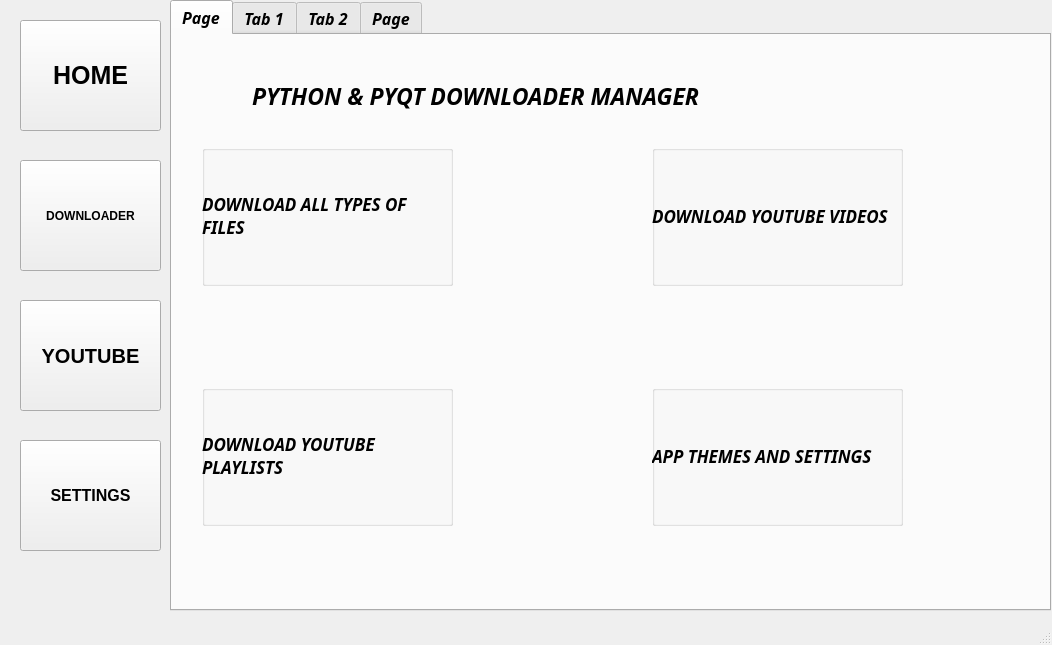
<?xml version="1.0" encoding="UTF-8"?>
<ui version="4.0">
 <class>MainWindow</class>
 <widget class="QMainWindow" name="MainWindow">
  <property name="geometry">
   <rect>
    <x>0</x>
    <y>0</y>
    <width>1052</width>
    <height>645</height>
   </rect>
  </property>
  <property name="windowTitle">
   <string>MainWindow</string>
  </property>
  <widget class="QWidget" name="centralwidget">
   <widget class="QTabWidget" name="tabWidget">
    <property name="geometry">
     <rect>
      <x>170</x>
      <y>0</y>
      <width>881</width>
      <height>611</height>
     </rect>
    </property>
    <property name="font">
     <font>
      <family>Ebrima</family>
      <pointsize>12</pointsize>
      <weight>75</weight>
      <italic>true</italic>
      <bold>true</bold>
      <underline>false</underline>
      <strikeout>false</strikeout>
     </font>
    </property>
    <property name="currentIndex">
     <number>0</number>
    </property>
    <widget class="QWidget" name="tab_5">
     <attribute name="title">
      <string>Page</string>
     </attribute>
     <widget class="QGroupBox" name="groupBox">
      <property name="geometry">
       <rect>
        <x>30</x>
        <y>110</y>
        <width>251</width>
        <height>141</height>
       </rect>
      </property>
      <property name="title">
       <string/>
      </property>
      <widget class="QLabel" name="label_14">
       <property name="geometry">
        <rect>
         <x>0</x>
         <y>0</y>
         <width>251</width>
         <height>141</height>
        </rect>
       </property>
       <property name="font">
        <font>
         <pointsize>13</pointsize>
        </font>
       </property>
       <property name="text">
        <string>DOWNLOAD ALL TYPES OF FILES</string>
       </property>
       <property name="wordWrap">
        <bool>true</bool>
       </property>
      </widget>
     </widget>
     <widget class="QGroupBox" name="groupBox_2">
      <property name="geometry">
       <rect>
        <x>480</x>
        <y>110</y>
        <width>251</width>
        <height>141</height>
       </rect>
      </property>
      <property name="title">
       <string/>
      </property>
      <widget class="QLabel" name="label_15">
       <property name="geometry">
        <rect>
         <x>0</x>
         <y>0</y>
         <width>251</width>
         <height>141</height>
        </rect>
       </property>
       <property name="font">
        <font>
         <pointsize>13</pointsize>
        </font>
       </property>
       <property name="text">
        <string>DOWNLOAD YOUTUBE VIDEOS</string>
       </property>
       <property name="wordWrap">
        <bool>true</bool>
       </property>
      </widget>
     </widget>
     <widget class="QGroupBox" name="groupBox_3">
      <property name="geometry">
       <rect>
        <x>30</x>
        <y>350</y>
        <width>251</width>
        <height>141</height>
       </rect>
      </property>
      <property name="title">
       <string/>
      </property>
      <widget class="QLabel" name="label_16">
       <property name="geometry">
        <rect>
         <x>0</x>
         <y>0</y>
         <width>251</width>
         <height>141</height>
        </rect>
       </property>
       <property name="font">
        <font>
         <pointsize>13</pointsize>
        </font>
       </property>
       <property name="text">
        <string>DOWNLOAD YOUTUBE PLAYLISTS</string>
       </property>
       <property name="wordWrap">
        <bool>true</bool>
       </property>
      </widget>
     </widget>
     <widget class="QGroupBox" name="groupBox_6">
      <property name="geometry">
       <rect>
        <x>480</x>
        <y>350</y>
        <width>251</width>
        <height>141</height>
       </rect>
      </property>
      <property name="title">
       <string/>
      </property>
      <widget class="QGroupBox" name="groupBox_7">
       <property name="geometry">
        <rect>
         <x>250</x>
         <y>80</y>
         <width>251</width>
         <height>141</height>
        </rect>
       </property>
       <property name="title">
        <string>GroupBox</string>
       </property>
      </widget>
      <widget class="QLabel" name="label_17">
       <property name="geometry">
        <rect>
         <x>0</x>
         <y>0</y>
         <width>251</width>
         <height>141</height>
        </rect>
       </property>
       <property name="font">
        <font>
         <pointsize>13</pointsize>
        </font>
       </property>
       <property name="text">
        <string>APP THEMES AND SETTINGS</string>
       </property>
       <property name="wordWrap">
        <bool>true</bool>
       </property>
      </widget>
     </widget>
     <widget class="QLabel" name="label_18">
      <property name="geometry">
       <rect>
        <x>80</x>
        <y>40</y>
        <width>601</width>
        <height>41</height>
       </rect>
      </property>
      <property name="font">
       <font>
        <pointsize>17</pointsize>
       </font>
      </property>
      <property name="text">
       <string>PYTHON &amp; PYQT DOWNLOADER MANAGER</string>
      </property>
     </widget>
    </widget>
    <widget class="QWidget" name="tab">
     <attribute name="title">
      <string>Tab 1</string>
     </attribute>
     <widget class="QPushButton" name="pushButton">
      <property name="geometry">
       <rect>
        <x>350</x>
        <y>340</y>
        <width>151</width>
        <height>51</height>
       </rect>
      </property>
      <property name="font">
       <font>
        <family>Ebrima</family>
        <pointsize>12</pointsize>
       </font>
      </property>
      <property name="text">
       <string>DOWNLOAD</string>
      </property>
     </widget>
     <widget class="QLineEdit" name="lineEdit">
      <property name="geometry">
       <rect>
        <x>42</x>
        <y>60</y>
        <width>721</width>
        <height>31</height>
       </rect>
      </property>
      <property name="font">
       <font>
        <family>Ebrima</family>
        <pointsize>12</pointsize>
       </font>
      </property>
      <property name="placeholderText">
       <string>ENTER DOWNLAOD LINK HERE</string>
      </property>
     </widget>
     <widget class="QLineEdit" name="lineEdit_2">
      <property name="geometry">
       <rect>
        <x>40</x>
        <y>120</y>
        <width>611</width>
        <height>31</height>
       </rect>
      </property>
      <property name="font">
       <font>
        <family>Ebrima</family>
        <pointsize>12</pointsize>
       </font>
      </property>
      <property name="placeholderText">
       <string>USE BROWSE BUTTON TO ENTER SAVE LOCATION</string>
      </property>
     </widget>
     <widget class="QPushButton" name="pushButton_2">
      <property name="geometry">
       <rect>
        <x>660</x>
        <y>120</y>
        <width>121</width>
        <height>31</height>
       </rect>
      </property>
      <property name="font">
       <font>
        <family>Ebrima</family>
        <pointsize>10</pointsize>
       </font>
      </property>
      <property name="text">
       <string>BROWSE</string>
      </property>
     </widget>
     <widget class="QProgressBar" name="progressBar">
      <property name="geometry">
       <rect>
        <x>50</x>
        <y>220</y>
        <width>721</width>
        <height>31</height>
       </rect>
      </property>
      <property name="value">
       <number>0</number>
      </property>
     </widget>
    </widget>
    <widget class="QWidget" name="tab_2">
     <attribute name="title">
      <string>Tab 2</string>
     </attribute>
     <widget class="QTabWidget" name="tabWidget_2">
      <property name="geometry">
       <rect>
        <x>-6</x>
        <y>19</y>
        <width>891</width>
        <height>551</height>
       </rect>
      </property>
      <property name="font">
       <font>
        <pointsize>11</pointsize>
        <italic>false</italic>
       </font>
      </property>
      <property name="currentIndex">
       <number>0</number>
      </property>
      <widget class="QWidget" name="tab_3">
       <attribute name="title">
        <string>ONE VIDEO</string>
       </attribute>
       <widget class="QLineEdit" name="lineEdit_3">
        <property name="geometry">
         <rect>
          <x>40</x>
          <y>50</y>
          <width>581</width>
          <height>31</height>
         </rect>
        </property>
        <property name="font">
         <font>
          <family>Ebrima</family>
          <pointsize>12</pointsize>
         </font>
        </property>
        <property name="text">
         <string/>
        </property>
        <property name="placeholderText">
         <string>ENTER VIDEO URL</string>
        </property>
       </widget>
       <widget class="QLineEdit" name="lineEdit_4">
        <property name="geometry">
         <rect>
          <x>40</x>
          <y>100</y>
          <width>581</width>
          <height>31</height>
         </rect>
        </property>
        <property name="font">
         <font>
          <family>Ebrima</family>
          <pointsize>12</pointsize>
         </font>
        </property>
        <property name="placeholderText">
         <string>USE BROWSE BUTTON TO SAVE LOCATION</string>
        </property>
       </widget>
       <widget class="QPushButton" name="pushButton_3">
        <property name="geometry">
         <rect>
          <x>640</x>
          <y>50</y>
          <width>111</width>
          <height>31</height>
         </rect>
        </property>
        <property name="font">
         <font>
          <family>Ebrima</family>
          <pointsize>10</pointsize>
         </font>
        </property>
        <property name="text">
         <string>LOAD URL</string>
        </property>
       </widget>
       <widget class="QPushButton" name="pushButton_4">
        <property name="geometry">
         <rect>
          <x>640</x>
          <y>100</y>
          <width>111</width>
          <height>31</height>
         </rect>
        </property>
        <property name="font">
         <font>
          <family>Ebrima</family>
          <pointsize>10</pointsize>
         </font>
        </property>
        <property name="text">
         <string>BROWSE</string>
        </property>
       </widget>
       <widget class="QProgressBar" name="progressBar_2">
        <property name="geometry">
         <rect>
          <x>40</x>
          <y>230</y>
          <width>691</width>
          <height>31</height>
         </rect>
        </property>
        <property name="value">
         <number>0</number>
        </property>
       </widget>
       <widget class="QLabel" name="label">
        <property name="geometry">
         <rect>
          <x>10</x>
          <y>170</y>
          <width>291</width>
          <height>41</height>
         </rect>
        </property>
        <property name="font">
         <font>
          <family>Ebrima</family>
          <pointsize>10</pointsize>
         </font>
        </property>
        <property name="text">
         <string>AUDIO AND VIDEO QUALITY</string>
        </property>
       </widget>
       <widget class="QComboBox" name="comboBox">
        <property name="geometry">
         <rect>
          <x>290</x>
          <y>170</y>
          <width>381</width>
          <height>41</height>
         </rect>
        </property>
        <property name="font">
         <font>
          <family>Ebrima</family>
          <pointsize>10</pointsize>
         </font>
        </property>
       </widget>
       <widget class="QPushButton" name="pushButton_5">
        <property name="geometry">
         <rect>
          <x>290</x>
          <y>390</y>
          <width>231</width>
          <height>51</height>
         </rect>
        </property>
        <property name="font">
         <font>
          <family>Ebrima</family>
          <pointsize>12</pointsize>
         </font>
        </property>
        <property name="text">
         <string>START DOWNLOAD</string>
        </property>
       </widget>
       <widget class="QLabel" name="label_5">
        <property name="geometry">
         <rect>
          <x>290</x>
          <y>300</y>
          <width>261</width>
          <height>41</height>
         </rect>
        </property>
        <property name="font">
         <font>
          <family>Ebrima</family>
          <pointsize>10</pointsize>
         </font>
        </property>
        <property name="text">
         <string/>
        </property>
       </widget>
      </widget>
      <widget class="QWidget" name="tab_4">
       <attribute name="title">
        <string>FULL PLAYLIST</string>
       </attribute>
       <widget class="QLineEdit" name="lineEdit_5">
        <property name="geometry">
         <rect>
          <x>40</x>
          <y>40</y>
          <width>681</width>
          <height>31</height>
         </rect>
        </property>
        <property name="font">
         <font>
          <family>Ebrima</family>
          <pointsize>12</pointsize>
         </font>
        </property>
        <property name="placeholderText">
         <string>ENTER PLAYLIST URL</string>
        </property>
       </widget>
       <widget class="QLineEdit" name="lineEdit_6">
        <property name="geometry">
         <rect>
          <x>40</x>
          <y>90</y>
          <width>551</width>
          <height>31</height>
         </rect>
        </property>
        <property name="font">
         <font>
          <family>Ebrima</family>
          <pointsize>12</pointsize>
         </font>
        </property>
        <property name="placeholderText">
         <string>USE BROWSE BUTTON TO SAVE LOCATION</string>
        </property>
       </widget>
       <widget class="QPushButton" name="pushButton_6">
        <property name="geometry">
         <rect>
          <x>610</x>
          <y>90</y>
          <width>111</width>
          <height>31</height>
         </rect>
        </property>
        <property name="font">
         <font>
          <family>Ebrima</family>
          <pointsize>10</pointsize>
         </font>
        </property>
        <property name="text">
         <string>BROWSE</string>
        </property>
       </widget>
       <widget class="QLabel" name="label_2">
        <property name="geometry">
         <rect>
          <x>30</x>
          <y>150</y>
          <width>151</width>
          <height>31</height>
         </rect>
        </property>
        <property name="font">
         <font>
          <pointsize>10</pointsize>
         </font>
        </property>
        <property name="text">
         <string>VIDEO QUALITY</string>
        </property>
       </widget>
       <widget class="QComboBox" name="comboBox_2">
        <property name="geometry">
         <rect>
          <x>200</x>
          <y>150</y>
          <width>371</width>
          <height>31</height>
         </rect>
        </property>
        <item>
         <property name="text">
          <string>1080</string>
         </property>
        </item>
        <item>
         <property name="text">
          <string>720</string>
         </property>
        </item>
        <item>
         <property name="text">
          <string>480</string>
         </property>
        </item>
        <item>
         <property name="text">
          <string>360</string>
         </property>
        </item>
       </widget>
       <widget class="QLabel" name="label_3">
        <property name="geometry">
         <rect>
          <x>20</x>
          <y>220</y>
          <width>211</width>
          <height>31</height>
         </rect>
        </property>
        <property name="font">
         <font>
          <family>Ebrima</family>
          <pointsize>10</pointsize>
         </font>
        </property>
        <property name="text">
         <string>THE CURRENT VIDEO :</string>
        </property>
       </widget>
       <widget class="QLabel" name="label_4">
        <property name="geometry">
         <rect>
          <x>420</x>
          <y>220</y>
          <width>261</width>
          <height>31</height>
         </rect>
        </property>
        <property name="font">
         <font>
          <family>Ebrima</family>
          <pointsize>10</pointsize>
         </font>
        </property>
        <property name="text">
         <string>THE FULL PLAYLIST VIDEO :</string>
        </property>
       </widget>
       <widget class="QLCDNumber" name="lcdNumber">
        <property name="geometry">
         <rect>
          <x>240</x>
          <y>220</y>
          <width>81</width>
          <height>31</height>
         </rect>
        </property>
       </widget>
       <widget class="QLCDNumber" name="lcdNumber_2">
        <property name="geometry">
         <rect>
          <x>690</x>
          <y>220</y>
          <width>81</width>
          <height>31</height>
         </rect>
        </property>
       </widget>
       <widget class="QProgressBar" name="progressBar_3">
        <property name="geometry">
         <rect>
          <x>57</x>
          <y>272</y>
          <width>711</width>
          <height>31</height>
         </rect>
        </property>
        <property name="value">
         <number>0</number>
        </property>
       </widget>
       <widget class="QPushButton" name="pushButton_7">
        <property name="geometry">
         <rect>
          <x>310</x>
          <y>420</y>
          <width>201</width>
          <height>51</height>
         </rect>
        </property>
        <property name="font">
         <font>
          <family>Ebrima</family>
          <pointsize>10</pointsize>
         </font>
        </property>
        <property name="text">
         <string>START DOWNLOAD</string>
        </property>
       </widget>
       <widget class="QLabel" name="label_6">
        <property name="geometry">
         <rect>
          <x>310</x>
          <y>330</y>
          <width>241</width>
          <height>31</height>
         </rect>
        </property>
        <property name="font">
         <font>
          <family>Ebrima</family>
          <pointsize>10</pointsize>
         </font>
        </property>
        <property name="text">
         <string/>
        </property>
       </widget>
      </widget>
     </widget>
    </widget>
    <widget class="QWidget" name="tab_6">
     <attribute name="title">
      <string>Page</string>
     </attribute>
     <widget class="QPushButton" name="pushButton_12">
      <property name="geometry">
       <rect>
        <x>10</x>
        <y>300</y>
        <width>151</width>
        <height>121</height>
       </rect>
      </property>
      <property name="styleSheet">
       <string notr="true">background-color: rgb(50, 50, 50);</string>
      </property>
      <property name="text">
       <string/>
      </property>
     </widget>
     <widget class="QPushButton" name="pushButton_13">
      <property name="geometry">
       <rect>
        <x>200</x>
        <y>300</y>
        <width>151</width>
        <height>121</height>
       </rect>
      </property>
      <property name="styleSheet">
       <string notr="true">background-color: rgb(50, 50, 50);</string>
      </property>
      <property name="text">
       <string/>
      </property>
     </widget>
     <widget class="QPushButton" name="pushButton_14">
      <property name="geometry">
       <rect>
        <x>400</x>
        <y>300</y>
        <width>151</width>
        <height>121</height>
       </rect>
      </property>
      <property name="styleSheet">
       <string notr="true">background-color: rgb(25, 35, 45);</string>
      </property>
      <property name="text">
       <string/>
      </property>
     </widget>
     <widget class="QPushButton" name="pushButton_15">
      <property name="geometry">
       <rect>
        <x>600</x>
        <y>300</y>
        <width>151</width>
        <height>121</height>
       </rect>
      </property>
      <property name="styleSheet">
       <string notr="true">background-color: rgb(255, 255, 255);</string>
      </property>
      <property name="text">
       <string/>
      </property>
     </widget>
     <widget class="QLabel" name="label_13">
      <property name="geometry">
       <rect>
        <x>190</x>
        <y>100</y>
        <width>471</width>
        <height>71</height>
       </rect>
      </property>
      <property name="font">
       <font>
        <family>Ebrima</family>
        <pointsize>24</pointsize>
       </font>
      </property>
      <property name="text">
       <string>CHOOSE YOUR THEME</string>
      </property>
     </widget>
    </widget>
   </widget>
   <widget class="QPushButton" name="pushButton_8">
    <property name="geometry">
     <rect>
      <x>20</x>
      <y>20</y>
      <width>141</width>
      <height>111</height>
     </rect>
    </property>
    <property name="font">
     <font>
      <pointsize>19</pointsize>
      <weight>75</weight>
      <italic>false</italic>
      <bold>true</bold>
     </font>
    </property>
    <property name="text">
     <string>HOME</string>
    </property>
   </widget>
   <widget class="QPushButton" name="pushButton_9">
    <property name="geometry">
     <rect>
      <x>20</x>
      <y>160</y>
      <width>141</width>
      <height>111</height>
     </rect>
    </property>
    <property name="font">
     <font>
      <pointsize>9</pointsize>
      <weight>75</weight>
      <bold>true</bold>
     </font>
    </property>
    <property name="text">
     <string>DOWNLOADER</string>
    </property>
   </widget>
   <widget class="QPushButton" name="pushButton_10">
    <property name="geometry">
     <rect>
      <x>20</x>
      <y>300</y>
      <width>141</width>
      <height>111</height>
     </rect>
    </property>
    <property name="font">
     <font>
      <pointsize>15</pointsize>
      <weight>75</weight>
      <bold>true</bold>
     </font>
    </property>
    <property name="text">
     <string>YOUTUBE</string>
    </property>
   </widget>
   <widget class="QPushButton" name="pushButton_11">
    <property name="geometry">
     <rect>
      <x>20</x>
      <y>440</y>
      <width>141</width>
      <height>111</height>
     </rect>
    </property>
    <property name="font">
     <font>
      <pointsize>12</pointsize>
      <weight>75</weight>
      <bold>true</bold>
     </font>
    </property>
    <property name="text">
     <string>SETTINGS</string>
    </property>
   </widget>
  </widget>
  <widget class="QMenuBar" name="menubar">
   <property name="geometry">
    <rect>
     <x>0</x>
     <y>0</y>
     <width>1052</width>
     <height>26</height>
    </rect>
   </property>
  </widget>
  <widget class="QStatusBar" name="statusbar"/>
 </widget>
 <resources/>
 <connections/>
</ui>
